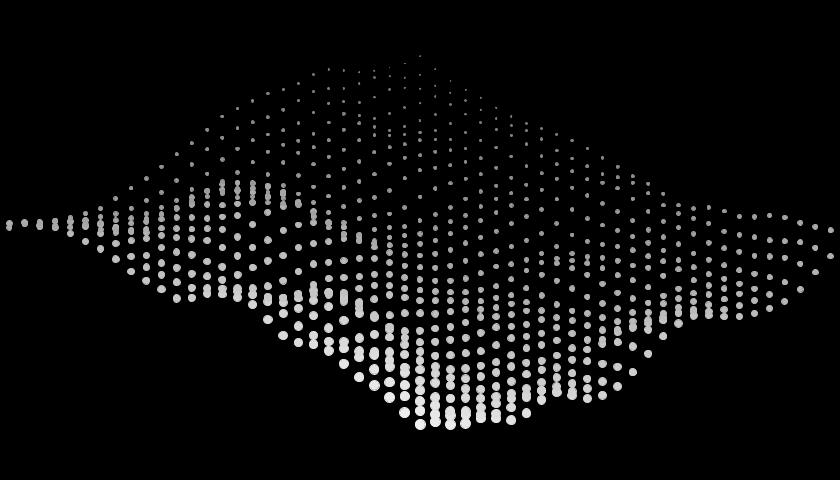
Frame 1 (no input)
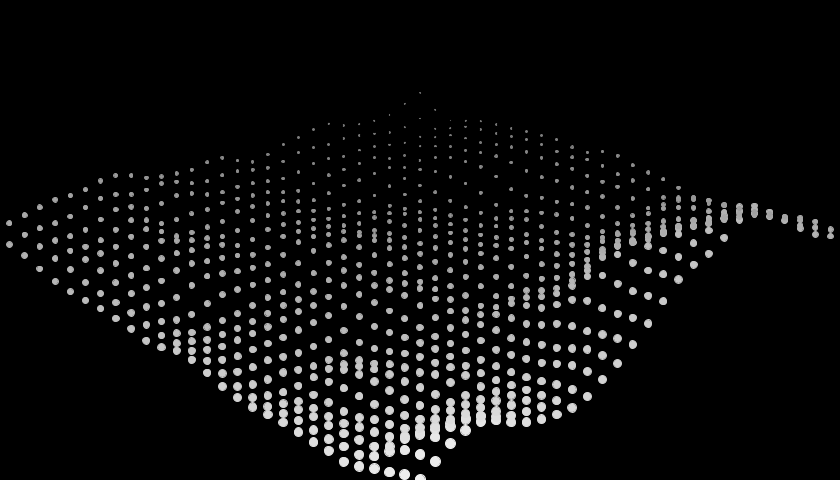
Frame 60 (the mouse pressed at the canvas centre just before this capture)
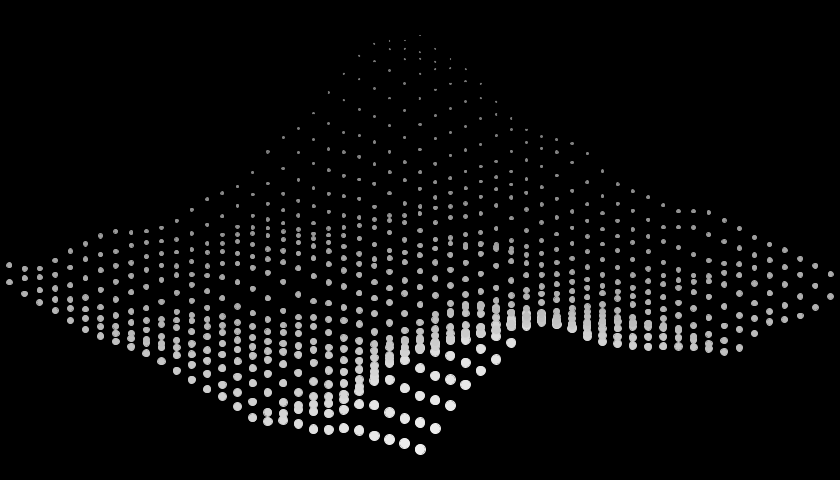
Frame 120 (the mouse held since frame 60 and released just before this capture)

The Processing sketch that drew these frames (run headless with seeded random() and noise(); from frame 60 on, the mouse is pressed at the canvas centre):

// Processing sketch: Particle_Grid
// ── Particle_Grid.pde
ArrayList<particle> particles = new ArrayList();

void setup()
{
  // setup() runs once
  size(840, 480);
  smooth();
  
  xOrigin = width/2;
  yOrigin = height / 2;
 
  for(int i = 0; i < 480; i+=17)
  {
     for(int j = 0; j < 480; j += 17)
     {
       particle np=new particle(i,i,0, j);
       particles.add( np );
     }
  }
  background(0);
}


void draw(){
  background(0);
  stroke(255);
  
  /* old loop 
  for(int i = 0; i < particles.size(); i++)
  {
    particle cp = particles.get(i);
    cp.draw(t);
  }
  */
  
  for(particle p : particles)
  {
    p.draw(t);
  }
  
  t += 4;
}

float isoX(float x, float y, float z)
{ 
  float xCart = ( x - z ) * cos(0.46365); 
  float xI = xCart + xOrigin; 
  return xI; 
}

float isoY(float x, float y, float z) 
{ 
  float yCart = y + ( x + z) * sin(0.46365); 
  float yI = 0-yCart + yOrigin; 
  return yI; 
}
// ── PARTICLE.pde
class particle
{
  private PVector po;
  private float idx;
  public particle(int id, float x, float y, float z)
  {
    po = new PVector(x,y,z);
    idx = id;
  }

  public void draw(float t)
  {
        float noiz = noise((po.x+t)/300, po.z/300, po.y/250)*250;
        
        float dx = isoX(po.x, po.y + noiz, po.z);
        float dy = isoY(po.x, po.y + noiz, po.z);
        
        float subZ= max(0.5,10-((po.z+po.x)/100));
        
        stroke(100+(subZ*14));
        fill(100+(subZ*14));
        
        ellipse(dx, dy+height *0.7, subZ, subZ);
   }
}



float xOrigin=0;
float yOrigin=0;
float t=0;
